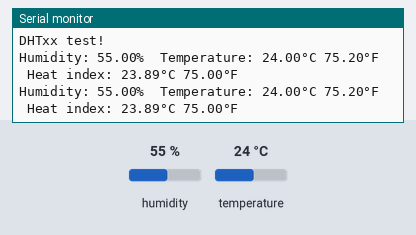
A sketch run on a simulated Arduino Uno, built with avr-gcc and run on an emulated ATmega328P. On the bench: the last lines printed to the serial monitor. Inputs (shaded band) come from the test bench; at power-on: humidity 55 %, temperature 24 °C.

Above: at 4.8 s.
4.9 s: humidity set to 22 %
At 6.5 s:
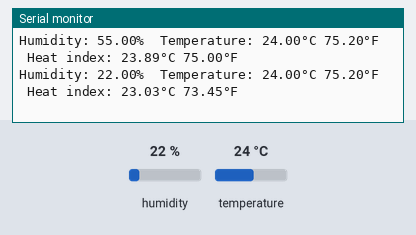
7.9 s: temperature set to 12 °C
At 9.4 s:
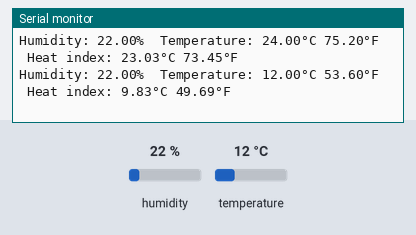
10.9 s: humidity set to 40 %
At 13.0 s:
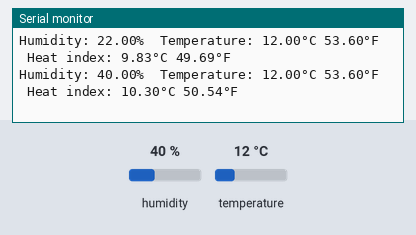
13.9 s: humidity set to 22 %
At 14.7 s:
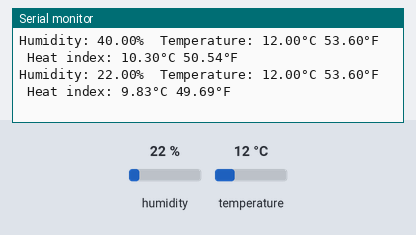
Timing chart, 0 to 16.9 s (numbered marks = the images above; inputs shaded):
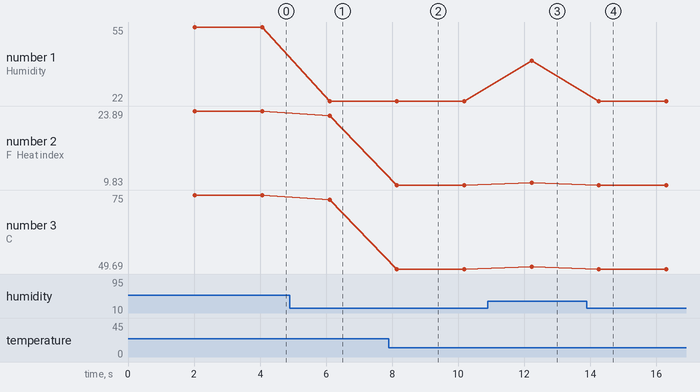

The sketch:

DHT11.ino
```cpp
/*https://github.com/adafruit/DHT-sensor-library
https://github.com/adafruit/Adafruit_Sensor */
#include <DHT.h>
#include <DHT_U.h>
#define DHTPIN 2
#define DHTTYPE DHT11
DHT dht(2, DHTTYPE);
void setup() {
  Serial.begin(9600);
  Serial.println(F("DHTxx test!"));

  dht.begin();
}

void loop() {
  delay(2000);
  // Reading temperature or humidity takes about 250 milliseconds!
  // Sensor readings may also be up to 2 seconds 'old' (its a very slow sensor)
  float Humidity = dht.readHumidity();
  // Read temperature as Celsius (the default)
  float Temperature = dht.readTemperature();
  // Read temperature as Fahrenheit (isFahrenheit = true)
  float Fahrenheit = dht.readTemperature(true);

  // Check if any reads failed and exit early (to try again).
  /* ฟังก์ชั่น isnan เป็นฟังก์ชั่นตรวจสอบว่าค่าของตัวแปรเป็นตัวเลขตัวเลขหรือไม่ โดยจะให้ผลลัพธ์เป็นค่า Integer “1” เมื่อตัวแปรไม่เป็นตัวเลข (Not-a-Number: NaN) และ “0” เมื่อเป็นตัวเลข */
  if (isnan(Humidity) || isnan(Temperature) || isnan(Fahrenheit)) {
    Serial.println(F("Failed to read from DHT sensor!"));
    return;
  }

  // Compute heat index in Fahrenheit (the default)
  float HeatIndexFahrenheit = dht.computeHeatIndex(Fahrenheit, Humidity);
  // Compute heat index in Celsius (isFahreheit = false)
  float HeatIndexCelsius = dht.computeHeatIndex(Temperature, Humidity, false);

  Serial.print(F("Humidity: "));
  Serial.print(Humidity);
  Serial.print(F("%  Temperature: "));
  Serial.print(Temperature);
  Serial.print(F("°C "));
  Serial.print(Fahrenheit);
  Serial.print(F("°F  Heat index: "));
  Serial.print(HeatIndexCelsius);
  Serial.print(F("°C "));
  Serial.print(HeatIndexFahrenheit);
  Serial.println(F("°F"));
}
```

Measured:
- after the input at 4.9 s, the serial monitor: prints a new line after 1.2 s (image 1)
- after the input at 7.9 s, the serial monitor: prints a new line after 0.24 s (image 2)
- after the input at 10.9 s, the serial monitor: prints a new line after 1.3 s (image 3)
- after the input at 13.9 s, the serial monitor: prints a new line after 0.36 s (image 4)
- plotted number 1: 55 → 22 after the input at 4.9 s, 22 → 40 after the input at 10.9 s, 40 → 22 after the input at 13.9 s
- plotted number 2: 23.89 → 23.03 after the input at 4.9 s, 23.03 → 9.83 after the input at 7.9 s, 9.83 → 10.3 after the input at 10.9 s, 10.3 → 9.83 after the input at 13.9 s
- plotted number 3: 75 → 73.45 after the input at 4.9 s, 73.45 → 49.69 after the input at 7.9 s, 49.69 → 50.54 after the input at 10.9 s, 50.54 → 49.69 after the input at 13.9 s
